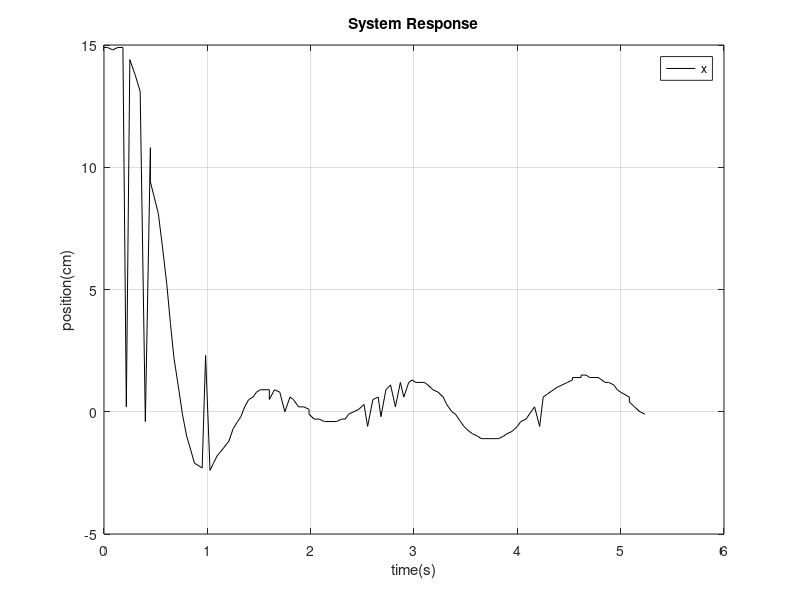
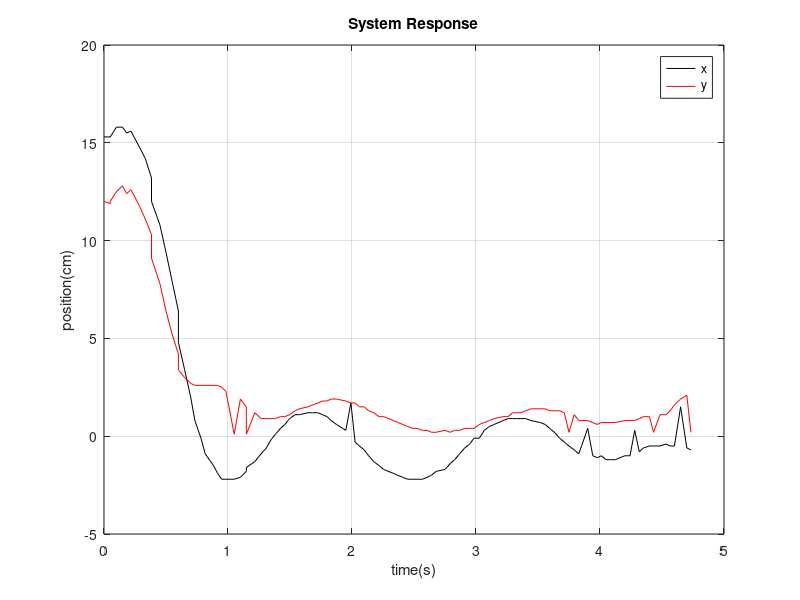
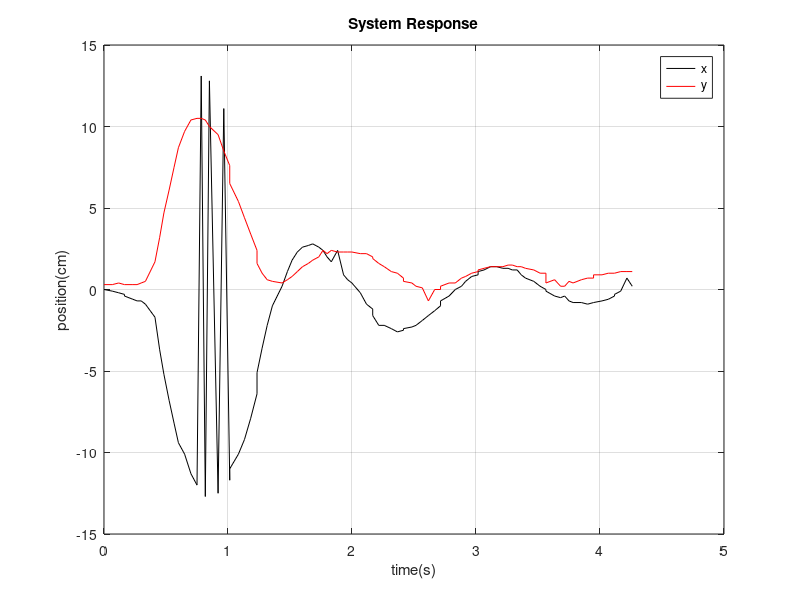

These figures' MATLAB source, in order:
load('Datas.mat')
plot(t1,x1,'k')
legend('x')
xlabel('time(s)');
ylabel('position(cm)')
title('System Response')
grid on
figure
plot(s2(:,1),s2(:,2),'k',s2(:,1),s2(:,3),'r')
legend('x','y')
xlabel('time(s)');
ylabel('position(cm)')
title('System Response')
grid on
figure
plot(s3(:,1),s3(:,2),'k',s3(:,1),s3(:,3),'r')
legend('x','y')
xlabel('time(s)');
ylabel('position(cm)')
title('System Response')
grid on
